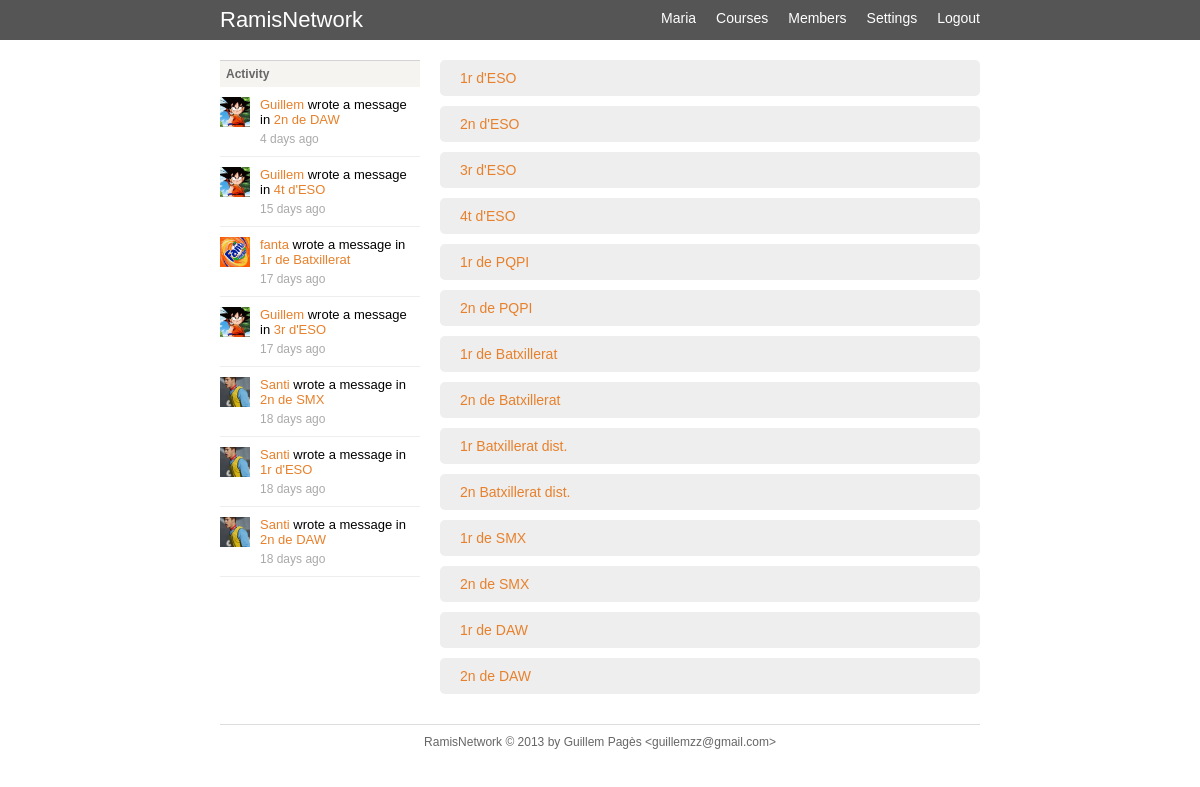
The app's page /courses.php (signed in) with its own data.
### tables this page shows
CREATE TABLE `users` (
  `id` int(11) unsigned NOT NULL AUTO_INCREMENT,
  `name` varchar(100) NOT NULL DEFAULT '',
  `lastname` varchar(100) NOT NULL DEFAULT '',
  `email` varchar(100) NOT NULL DEFAULT '',
  `password` varchar(64) NOT NULL DEFAULT '',
  `birthday` date NOT NULL,
  `gender` tinyint(2) NOT NULL DEFAULT '0',
  `avatar` varchar(64) NOT NULL,
  `course` tinyint(3) NOT NULL DEFAULT '0',
  `privacy` tinyint(2) NOT NULL DEFAULT '0',
  `visits` int(11) NOT NULL DEFAULT '0',
  PRIMARY KEY (`id`),
  KEY `email` (`email`)
);

CREATE TABLE `courses` (
  `course_id` int(11) unsigned NOT NULL AUTO_INCREMENT,
  `course_name` varchar(100) NOT NULL DEFAULT '',
  `course_description` varchar(200) NOT NULL DEFAULT '',
  PRIMARY KEY (`course_id`)
);

CREATE TABLE `logs` (
  `log_id` int(11) unsigned NOT NULL AUTO_INCREMENT,
  `log_type` char(20) NOT NULL DEFAULT '',
  `log_link` int(11) NOT NULL DEFAULT '0',
  `log_user` int(11) NOT NULL DEFAULT '0',
  `log_comment` text NOT NULL,
  `log_date` timestamp NOT NULL DEFAULT CURRENT_TIMESTAMP,
  PRIMARY KEY (`log_id`)
);

### lib/db.php (called while the page is built, shortened)
<?php
	class db {
		var $dbuser;
		var $dbpassword;
		var $dbhost;
		var $dbmaster;
		var $persistent;
		var $master_persistent;
		var $dbh_update = false;
		var $dbh_select = false;
		var $dbh = false;
		function db($dbuser='', $dbpassword='', $dbname='', $dbhost='localhost', $dbmaster=false) {
			$this->dbuser = $dbuser;
			$this->dbpassword = $dbpassword;
			$this->dbname = $dbname;
			$this->dbhost = $dbhost;
			$this->dbmaster = $dbmaster;
			if ( $dbmaster && $dbmaster != $dbhost ) {
				$this->dbmaster = $dbmaster;
			} else {
				$this->dbmaster = false;
			}
		}
		function connect($master = false) {
			if ($master && $this->dbmaster ) {
				if ($this->dbh_update) {
					$this->dbh = & $this->dbh_update;
					return;
				} else {
					if ($this->master_persistent) {
						$this->dbh_update = @mysql_pconnect($this->dbmaster, $this->dbuser,$this->dbpassword, MYSQL_CLIENT_COMPRESS);
					} else {
						$this->dbh_update = @mysql_connect($this->dbmaster, $this->dbuser,$this->dbpassword, MYSQL_CLIENT_COMPRESS);
					}
					$this->dbh = & $this->dbh_update;
				}
			} else {
				if ($this->persistent) {
					$this->dbh_select = @mysql_pconnect($this->dbhost, $this->dbuser,$this->dbpassword);
				} else {
					$this->dbh_select = @mysql_connect($this->dbhost, $this->dbuser,$this->dbpassword);
				}
				$this->dbh = & $this->dbh_select;
			}
		}
		function flush() {
			$this->last_result = null;
		}
		function query($query) {
			$query = trim($query);
			$is_update = preg_match("/^(insert|delete|update|replace)\s+/i",$query);
			$return_val = 0;
			$this->result = @mysql_query($query,$this->dbh);
			if ( $is_update ) {
				$this->rows_affected = mysql_affected_rows();
				if ( preg_match("/^(insert|replace)\s+/i",$query) ) {
					$this->insert_id = mysql_insert_id($this->dbh);
				}
				$return_val = $this->rows_affected;
			} else {
				$num_rows=0;
				while ( $row = @mysql_fetch_object($this->result) ) {
					$this->last_result[$num_rows] = $row;
					$num_rows++;
				}
				$this->num_rows = $num_rows;
				$return_val = $this->num_rows;
			}
			return $return_val;
		}
		function get_row($query=null,$y=0) {
			if ( $query ) {
				$this->query($query);
			}
			return $this->last_result[$y]?$this->last_result[$y]:null;
		}
		function get_results($query=null) {
			if ( $query ) {
				$this->query($query);
			}
			return $this->last_result;
		}
}
$db = new db(DB_USER, DB_PASSWORD, DB_NAME, DB_HOST);
?>

### lib/User.php (called while the page is built, shortened)
<?php
class User {
	public $id;
	function __construct($id=0) {
		if ($id > 0) {
			$this->id = $id;
			$this->read();
		}
	}
	public function read() {
		global $db;
		$user = $db->get_row("SELECT * FROM users LEFT JOIN courses ON course = course_id WHERE id = $this->id");
		if ($user) {
			$this->id = $user->id;
			$this->name = $user->name;
			$this->avatar = $user->avatar;
			return true;
		}
		return false;
	}
}
?>

### lib/functions.php (called while the page is built, shortened)
<?php
function profile_uri($id) {
	return ROOT . 'profile.php?id=' . $id;
}
function get_avatar($name='') {
	if (!empty($name)) {
		$file = PATH . 'img/avatars/' . $name;
		if (file_exists($file)) {
			return ROOT . 'img/avatars/' . $name;
		}
	}
	return ROOT . 'img/default.jpg';
}
function time_ago($time) {
	$txt = "";
	$diff = time() - $time;
	$days = intval($diff / 86400);
	$diff = $diff % 86400;
	$diff = $diff % 3600;
	if ($days> 1) return " $days days";
	else if ($days==1) return " $days day";
    return $txt;
}
?>

### lib/Post.php (called while the page is built, shortened)
<?php
class Post {
	public $id = 0;
	function __construct($id = 0) {
		if ($id > 0) {
			$this->id = $id;
			$this->read();
		}
	}
	public function read() {
		global $db;
		$post = $db->get_row("SELECT * FROM posts, users WHERE post_author = id AND post_id = $this->id");
		if ($post) {
			$this->id = $post->post_id;
			$this->link = $post->post_link;
			return true;
		}
		return false;
	}
}
?>

### lib/Course.php (called while the page is built, shortened)
<?php
class Course {
	public $id = 0;
	function __construct($id=0) {
		if ($id > 0) {
			$this->id = $id;
			$this->read();
		}
	}
	public function read() {
		global $db;
		$course = $db->get_row("SELECT * FROM courses WHERE course_id = $this->id");
		if ($course) {
			$this->id = $course->course_id;
			$this->name = $course->course_name;
			return true;
		}
		return false;
	}
	public function permalink() {
		return ROOT . 'course.php?id=' . $this->id;
	}
	public static function get_courses() {
		global $db;
		$courses = $db->get_results("SELECT * FROM courses");
		if ($courses) {
			foreach ($courses as $c) {
				$course = new Course();
				$course->id = $c->course_id;
				$course->name = $c->course_name;
				$course->description = $c->course_description;
				$courses_array[] = $course;
			}
			return $courses_array;
		}
		return false;
	}
}
?>

### lib/html.php (called while the page is built, shortened)
<?php
function do_header($title='') {
	global $current_user;
	$data['title'] = $title;
	$data['home_link'] = ROOT;
	if ($current_user->authenticated) {
		$data['home_link'] = ROOT . 'home.php';
	}
	do_view('header', $data);
}
function do_view($name, $data=null) {
	$_view = VIEWS . $name . '_view.php';
	require($_view);
}
?>

### lib/Login.php (called while the page is built, shortened)
<?php
class Login {
	function __construct() {
		global $db;
		if (isset($_COOKIE['auth'])) {
			$user_id = intval($_COOKIE['auth']);
			$user = $db->get_row("SELECT id, name, avatar FROM users WHERE id = $user_id LIMIT 1");
			if ($user) {
				$this->id = $user->id;
				$this->name = $user->name;
				$this->authenticated = true;
			}
		}
	}
}
$current_user = new Login();
?>

### config.php (called while the page is built, shortened)
<?php
require(LIB . 'db.php');
require(LIB . 'Login.php');
require(LIB . 'functions.php');
?>

### courses.php (the view, shortened to what this page needs)
<?php
require('config.php');
require(LIB . 'html.php');
require(LIB . 'User.php');
require(LIB . 'Post.php');
require(LIB . 'Course.php');
$data['activity'] = get_activity();
$data['courses'] = Course::get_courses();
do_header('Courses');
do_view('courses', $data);
function get_activity() {
	global $db;
	$result = array();
	$logs = $db->get_results("SELECT * FROM logs WHERE log_type = 'course_post_new' ORDER BY log_id DESC LIMIT 7");
	if ($logs) {
		foreach ($logs as $log) {
			$result[] = get_course_post_new_log($log);
 		}
	}
	return $result;
}
function get_course_post_new_log($log) {
	$user_from = new User($log->log_user);
	$post = new Post($log->log_link);
	$course = new Course($post->link);
	$res = '';
	$res .= '<div class="sidebar-left">';
	$res .= '<a href="' . profile_uri($user_from->id) . '">';
	$res .= '<img src="' . get_avatar($user_from->avatar) . '" width="30" height="30" />';
	$res .= '</a>';
	$res .= '</div>';
	$res .= '<div class="sidebar-right">';
	$res .= '<a href="' . profile_uri($user_from->id) . '">' . $user_from->name . '</a>';
	$res .= ' wrote a message in <a href="' . $course->permalink() . '">' . $course->name . '</a>';
	$res .= '<br/><div class="post-date">'. time_ago(strtotime($log->log_date)) . ' ago</div>';
	$res .= '</div>';
	$res .= '<div class="clear"></div>';
	return $res;
}
?>

### views/header_view.php (shortened to what this page needs)
<!DOCTYPE html>
<html>
<head>
	<link rel="stylesheet" type="text/css" href="<?php echo ROOT; ?>css/estils.css">
</head>
<body>
<header>
	<div class="wrap">
		<h1><a href="<?php echo $home_link; ?>">RamisNetwork</a></h1>
		<nav class="algo">
			<ul>
				<?php if ($current_user->authenticated) {?>
					<li><a href="<?php echo profile_uri($current_user->id); ?>"><?php echo $current_user->name; ?></a></li>
					<li><a href="<?php echo ROOT; ?>courses.php">Courses</a></li>
					<li><a href="<?php echo ROOT; ?>members.php">Members</a></li>
					<li><a href="<?php echo ROOT; ?>settings.php">Settings</a></li>
					<li><a href="<?php echo ROOT; ?>login.php?action=logout">Logout</a></li>
				<?php } else { ?>
					<li><a href="<?php echo ROOT; ?>members.php">Members</a></li>
					<li><a href="<?php echo ROOT; ?>register.php">Register</a></li>
					<li><a href="<?php echo ROOT; ?>login.php">Login</a></li>
				<?php } ?>
			</ul>
		</nav>
	</div>
</header>
<div class="wrap">
	<div class="content">

### views/courses_view.php
<div class="sidebar">
	<h3>Activity</h3>
	<?php if ($activity) { ?>
		<ul class="notifications">
		<?php foreach ($activity as $activity_id) { ?>
			<li><?php echo $activity_id; ?></li>
		<? } ?>
		</ul>
	<? } ?>
</div>
<div class="main">
	<?php if ($courses) { ?>
		<ul class="courses">
		<?php foreach ($courses as $course) { ?>
			<li><a href="course.php?id=<?php echo $course->id ?>"><?php echo $course->name ?></a></li>
		<? } ?>
		</ul>
	<? } ?>
</div>

### css/estils.css (style rules this page uses)
html,body,h1,h2,h3,p,ul,li,tr,th,td,table,input,textarea,form,header,footer,section,aside,fieldset { margin:0;padding:0; }
body { font-size:14px;font-family:arial,sans-serif;background:#FFF }
a { text-decoration:none;color:#E8802B }
ul { list-style:none }
header { background:#555;border-bottom:0px solid #FF8400; }
.wrap { margin:0 auto;width:760px; }
.content { padding:20px 0; }
.sidebar { float:left;width:200px; }
.main { float:left;width:540px;margin-left:20px; }
nav.algo ul { list-style:none;float:right; }
nav.algo li { float:left; }
nav.algo li a { float:left;display:block;padding:10px 0;margin-left:20px;color:white; }
h1 a { color:white;float:left;padding:7px 0;font-weight:normal;font-size:22px }
h3 { background:#F6F4F0;border-top:1px solid #D4D4D4;padding:6px 6px;font-size:12px;color:#666;margin-bottom:10px; }
.post-date { color:#AAA;font-size:12px;margin-top:5px; }
.sidebar-left { float:left;width:40px; }
.sidebar-right { float:left;width:160px; }
ul.notifications li { margin-bottom:10px;border-bottom:1px solid #EEE;padding-bottom:10px;font-size:13px }
ul.courses li a { display:block;background:#EEE;padding:10px 20px;margin-bottom:10px;border-radius:5px; }

### records on screen
users: name "Maria"
users: avatar (picture), name "Guillem"
courses: course_name "2n de DAW"
logs: log_date "4 days"
courses: course_name "4t d'ESO"
logs: log_date "15 days"
users: avatar (picture), name "fanta"
courses: course_name "1r de Batxillerat"
logs: log_date "17 days"
courses: course_name "3r d'ESO"
logs: log_date "17 days"
users: avatar (picture), name "Santi"
courses: course_name "2n de SMX"
logs: log_date "18 days"
courses: course_name "1r d'ESO"
logs: log_date "18 days"
logs: log_date "18 days"
courses: course_name "2n d'ESO"
courses: course_name "1r de PQPI"
courses: course_name "2n de PQPI"
courses: course_name "2n de Batxillerat"
courses: course_name "1r Batxillerat dist."
courses: course_name "2n Batxillerat dist."
courses: course_name "1r de SMX"
courses: course_name "1r de DAW"
